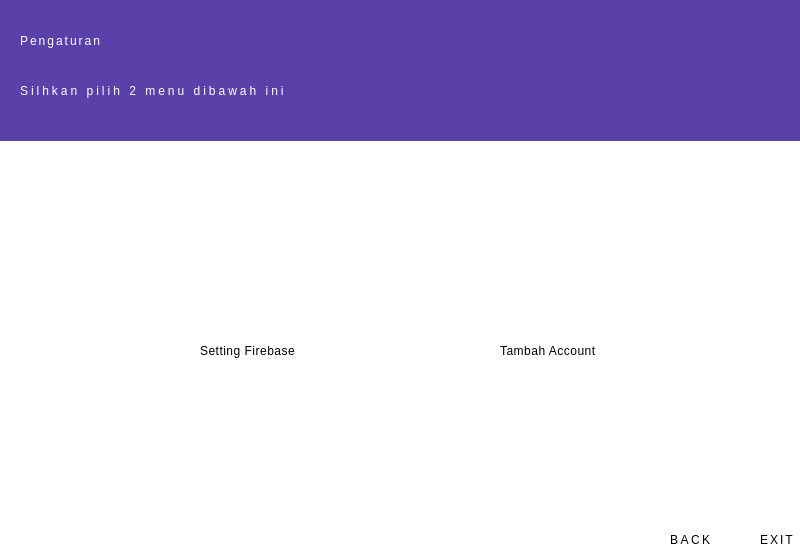
<?xml version="1.0" encoding="UTF-8"?>
<ui version="4.0">
 <class>Dialog</class>
 <widget class="QDialog" name="Dialog">
  <property name="geometry">
   <rect>
    <x>0</x>
    <y>0</y>
    <width>800</width>
    <height>550</height>
   </rect>
  </property>
  <property name="windowTitle">
   <string>Dialog</string>
  </property>
  <widget class="QWidget" name="widget" native="true">
   <property name="geometry">
    <rect>
     <x>-10</x>
     <y>0</y>
     <width>811</width>
     <height>550</height>
    </rect>
   </property>
   <property name="styleSheet">
    <string notr="true">background-color:white;
</string>
   </property>
   <widget class="QLabel" name="label_2">
    <property name="geometry">
     <rect>
      <x>200</x>
      <y>210</y>
      <width>121</width>
      <height>111</height>
     </rect>
    </property>
    <property name="text">
     <string/>
    </property>
    <property name="pixmap">
     <pixmap>../../../../../../Resource Grapich/Resources-Icon/illustration-business-concept/database.png</pixmap>
    </property>
    <property name="scaledContents">
     <bool>true</bool>
    </property>
   </widget>
   <widget class="QLabel" name="lbl_tambahAkun">
    <property name="geometry">
     <rect>
      <x>480</x>
      <y>210</y>
      <width>161</width>
      <height>121</height>
     </rect>
    </property>
    <property name="text">
     <string/>
    </property>
    <property name="pixmap">
     <pixmap>../../../../../../Resource Grapich/Resources-Icon/illustration-business-concept/menu-set-acount.jpg</pixmap>
    </property>
    <property name="scaledContents">
     <bool>true</bool>
    </property>
   </widget>
   <widget class="QLabel" name="lSubTitle_3">
    <property name="geometry">
     <rect>
      <x>210</x>
      <y>330</y>
      <width>111</width>
      <height>41</height>
     </rect>
    </property>
    <property name="styleSheet">
     <string notr="true">
font: 57 10pt &quot;Noto Looped Lao UI Medium&quot;;
letter-spacing:0.5px;</string>
    </property>
    <property name="text">
     <string>Setting Firebase</string>
    </property>
   </widget>
   <widget class="QLabel" name="lSubTitle_4">
    <property name="geometry">
     <rect>
      <x>510</x>
      <y>330</y>
      <width>111</width>
      <height>41</height>
     </rect>
    </property>
    <property name="styleSheet">
     <string notr="true">
font: 57 10pt &quot;Noto Looped Lao UI Medium&quot;;
letter-spacing:0.5px;</string>
    </property>
    <property name="text">
     <string>Tambah Account</string>
    </property>
   </widget>
   <widget class="QLabel" name="lbl_Back">
    <property name="geometry">
     <rect>
      <x>690</x>
      <y>490</y>
      <width>31</width>
      <height>31</height>
     </rect>
    </property>
    <property name="text">
     <string/>
    </property>
    <property name="pixmap">
     <pixmap>../icon/previous.png</pixmap>
    </property>
    <property name="scaledContents">
     <bool>true</bool>
    </property>
   </widget>
   <widget class="QLabel" name="lbl_Exit">
    <property name="geometry">
     <rect>
      <x>770</x>
      <y>490</y>
      <width>31</width>
      <height>31</height>
     </rect>
    </property>
    <property name="text">
     <string/>
    </property>
    <property name="pixmap">
     <pixmap>../../../../../../Resource Grapich/Resources-Icon/illustration-business-concept/logout.png</pixmap>
    </property>
    <property name="scaledContents">
     <bool>true</bool>
    </property>
   </widget>
   <widget class="QLabel" name="lTitle_3">
    <property name="geometry">
     <rect>
      <x>680</x>
      <y>530</y>
      <width>61</width>
      <height>20</height>
     </rect>
    </property>
    <property name="styleSheet">
     <string notr="true">font: 57 10pt &quot;Noto Looped Lao Medium&quot;;

letter-spacing :2.5px;</string>
    </property>
    <property name="text">
     <string>BACK</string>
    </property>
   </widget>
   <widget class="QLabel" name="lTitle_5">
    <property name="geometry">
     <rect>
      <x>770</x>
      <y>530</y>
      <width>41</width>
      <height>20</height>
     </rect>
    </property>
    <property name="styleSheet">
     <string notr="true">font: 57 10pt &quot;Noto Looped Lao Medium&quot;;

letter-spacing :2px;</string>
    </property>
    <property name="text">
     <string>EXIT</string>
    </property>
   </widget>
   <widget class="QWidget" name="widget_2" native="true">
    <property name="geometry">
     <rect>
      <x>10</x>
      <y>0</y>
      <width>811</width>
      <height>141</height>
     </rect>
    </property>
    <property name="styleSheet">
     <string notr="true">background-color:#5941A9;</string>
    </property>
    <widget class="QLabel" name="lSubTitle_2">
     <property name="geometry">
      <rect>
       <x>20</x>
       <y>70</y>
       <width>341</width>
       <height>41</height>
      </rect>
     </property>
     <property name="styleSheet">
      <string notr="true">color:white;
font: 57 10pt &quot;Noto Looped Lao Medium&quot;;
letter-spacing:3px;</string>
     </property>
     <property name="text">
      <string>Silhkan pilih 2 menu dibawah ini</string>
     </property>
    </widget>
    <widget class="QLabel" name="lTitle_2">
     <property name="geometry">
      <rect>
       <x>20</x>
       <y>20</y>
       <width>321</width>
       <height>41</height>
      </rect>
     </property>
     <property name="styleSheet">
      <string notr="true">color:white;
font: 57 22pt &quot;Noto Looped Lao Medium&quot;;
letter-spacing:2px;</string>
     </property>
     <property name="text">
      <string>Pengaturan</string>
     </property>
    </widget>
    <widget class="QWidget" name="widget_3" native="true">
     <property name="geometry">
      <rect>
       <x>530</x>
       <y>100</y>
       <width>811</width>
       <height>141</height>
      </rect>
     </property>
     <property name="styleSheet">
      <string notr="true">background-color:#5941A9;</string>
     </property>
     <widget class="QLabel" name="lSubTitle_5">
      <property name="geometry">
       <rect>
        <x>40</x>
        <y>90</y>
        <width>341</width>
        <height>41</height>
       </rect>
      </property>
      <property name="styleSheet">
       <string notr="true">color:white;
font: 57 10pt &quot;Noto Looped Lao Medium&quot;;
letter-spacing:3px;</string>
      </property>
      <property name="text">
       <string>Silhkan pilih 2 menu dibawah ini</string>
      </property>
     </widget>
     <widget class="QLabel" name="lTitle_4">
      <property name="geometry">
       <rect>
        <x>40</x>
        <y>40</y>
        <width>321</width>
        <height>41</height>
       </rect>
      </property>
      <property name="styleSheet">
       <string notr="true">color:white;
font: 57 22pt &quot;Noto Looped Lao Medium&quot;;
letter-spacing:2px;</string>
      </property>
      <property name="text">
       <string>Pengaturan</string>
      </property>
     </widget>
    </widget>
   </widget>
  </widget>
 </widget>
 <resources/>
 <connections/>
</ui>
